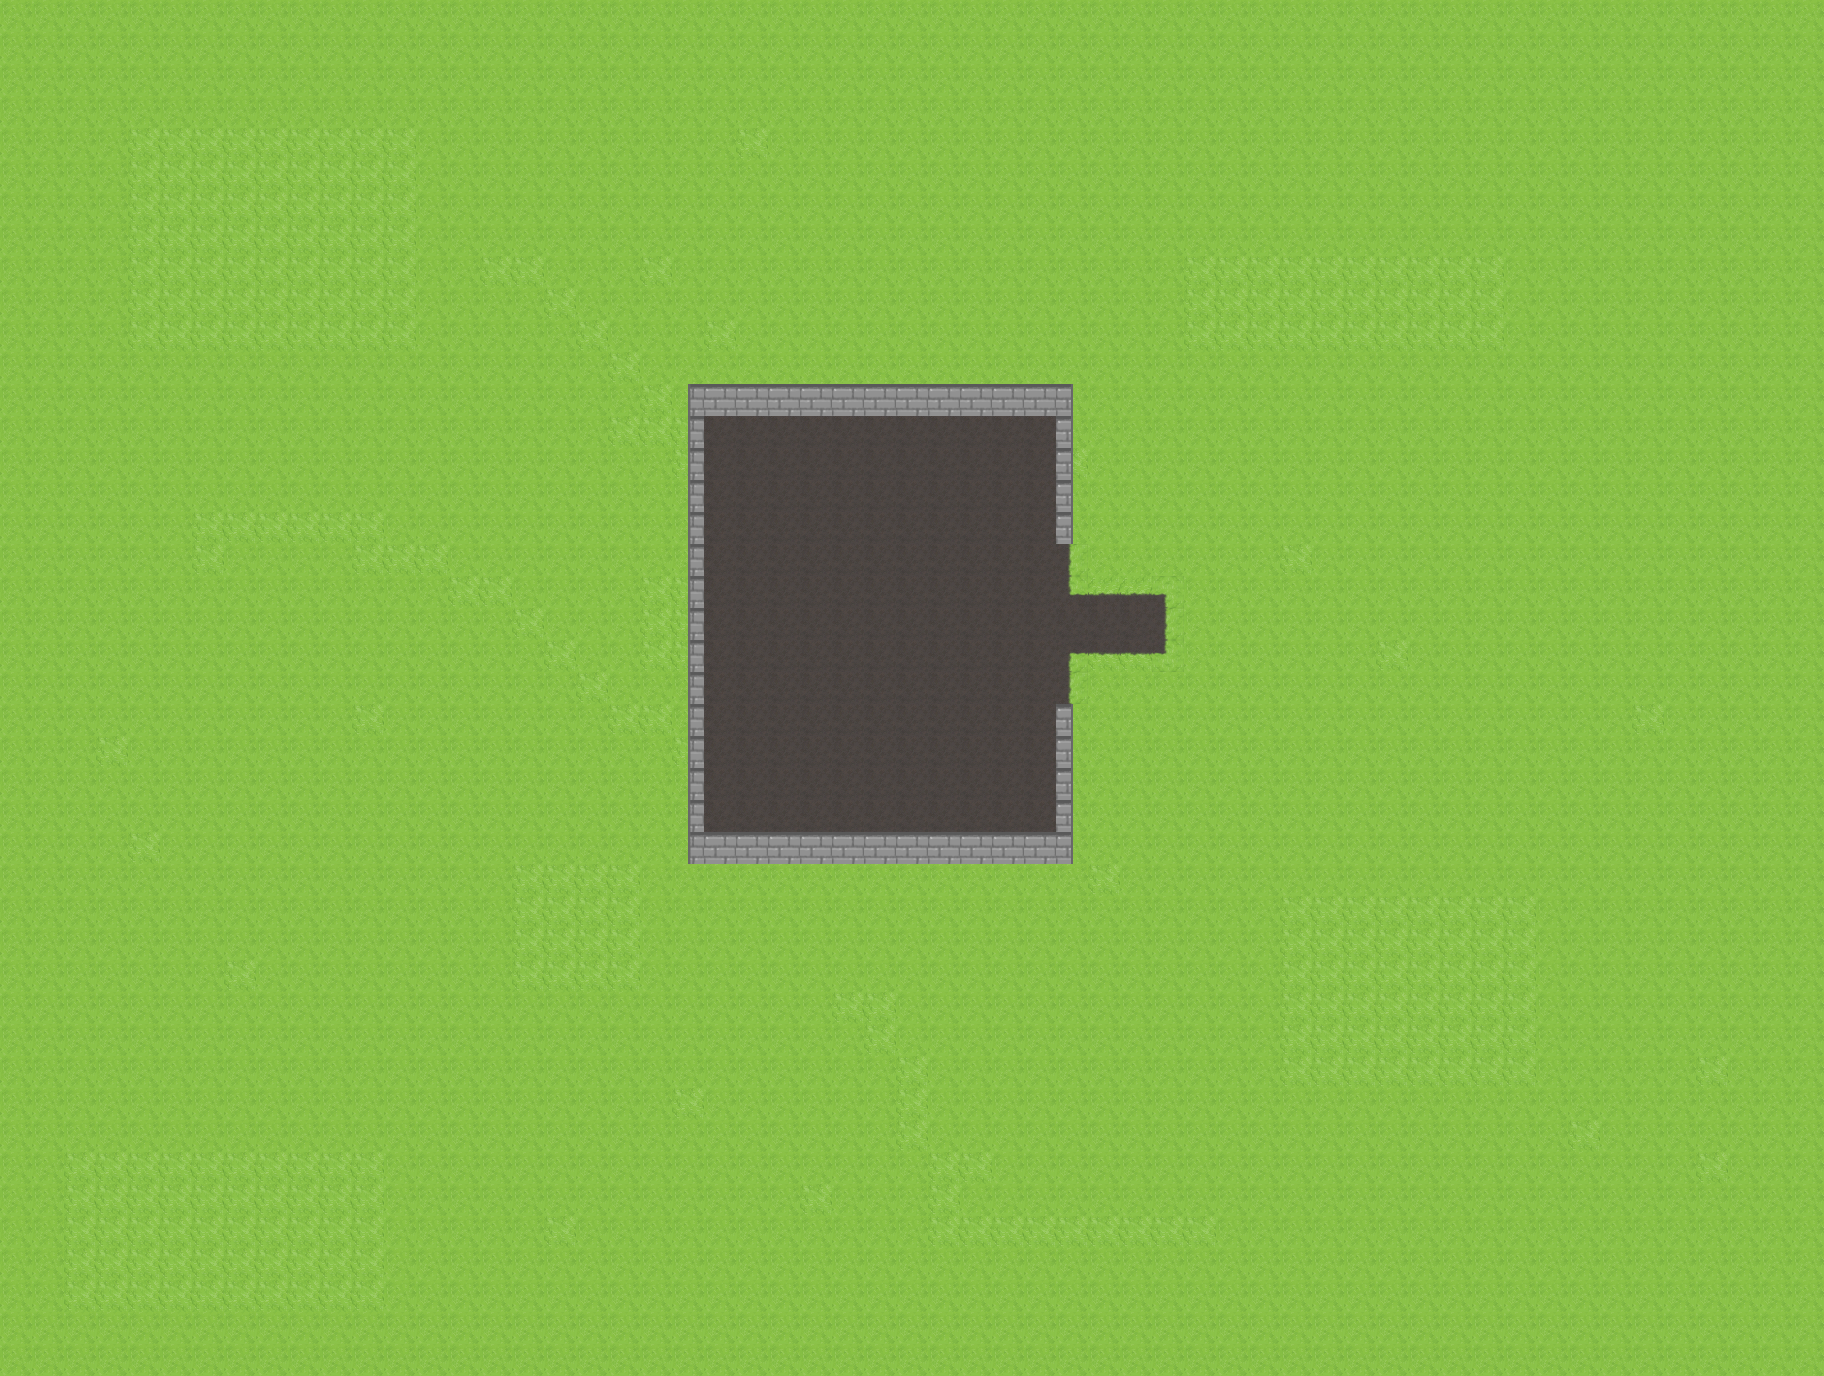

Tiled map render using the project's own tile images. Description and the map definition, with tile-layer contents summarised, below:
An orthogonal 57x43 tile map with 32x32 px tiles, 3 tile layers (background, collision, overlay).

<map version="1.8" tiledversion="1.8.2" orientation="orthogonal" renderorder="right-down" width="57" height="43" tilewidth="32" tileheight="32" infinite="0" nextlayerid="8" nextobjectid="15">
 <tileset firstgid="1" source="tileset.tsx" />
 <layer id="6" name="background" width="57" height="43">
  <data>[2451 cells, 2451 non-empty, 10 distinct tile ids]</data>
 </layer>
 <layer id="7" name="collision" width="57" height="43">
  <data>[2451 cells, 47 non-empty, 3 distinct tile ids]</data>
 </layer>
 <layer id="5" name="overlay" width="57" height="43">
  <data>[2451 cells, 0 non-empty, 0 distinct tile ids]</data>
 </layer>
</map>